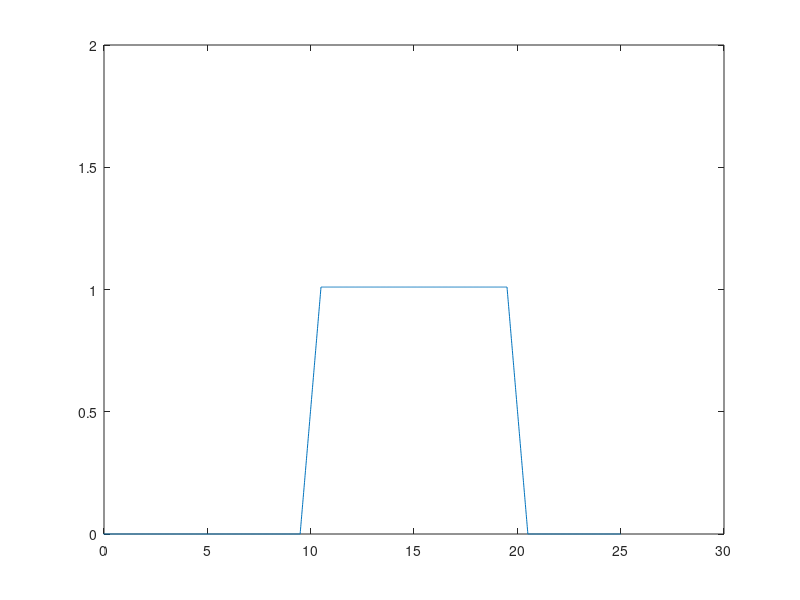

Recreate this plot in MATLAB.
x =-25:.01:25;
x1 =-25*2:.01:25*2;
y1 = ( (-0.5 <= x) .* (x <= 0.5 ) );
plot(x,y1)
y2 = ( (10 <= x) .* (x <= 20 ) );
plot(x,y2)
y3 = 0.01*conv(y1,y2,'same');
plot(x,y3)
axis([0 30 0 2])